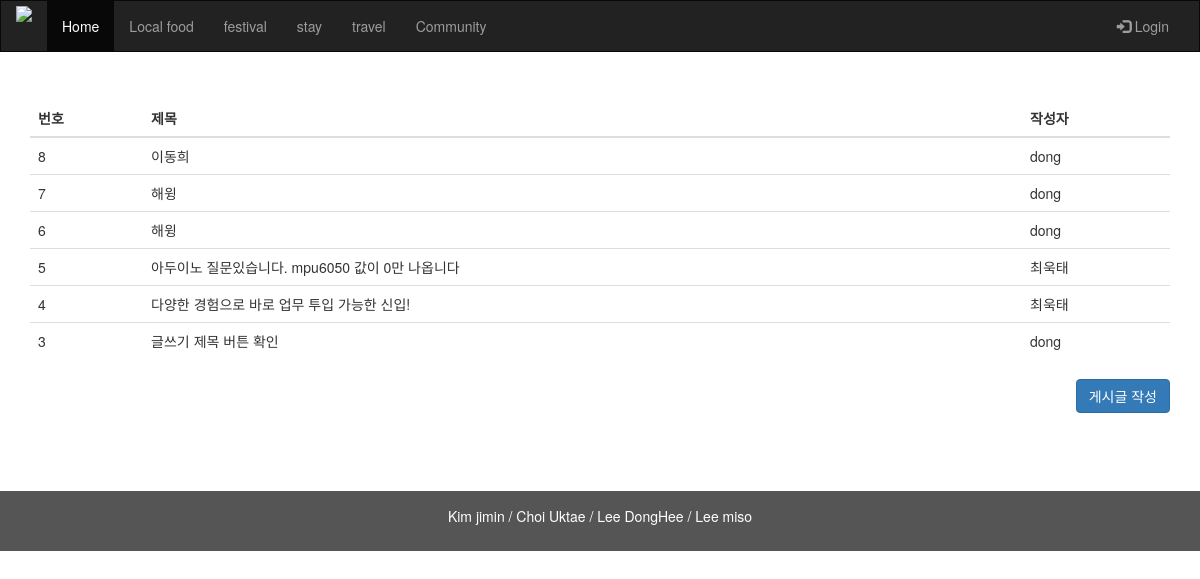
The page /commu/list/ on the database as committed earlier.
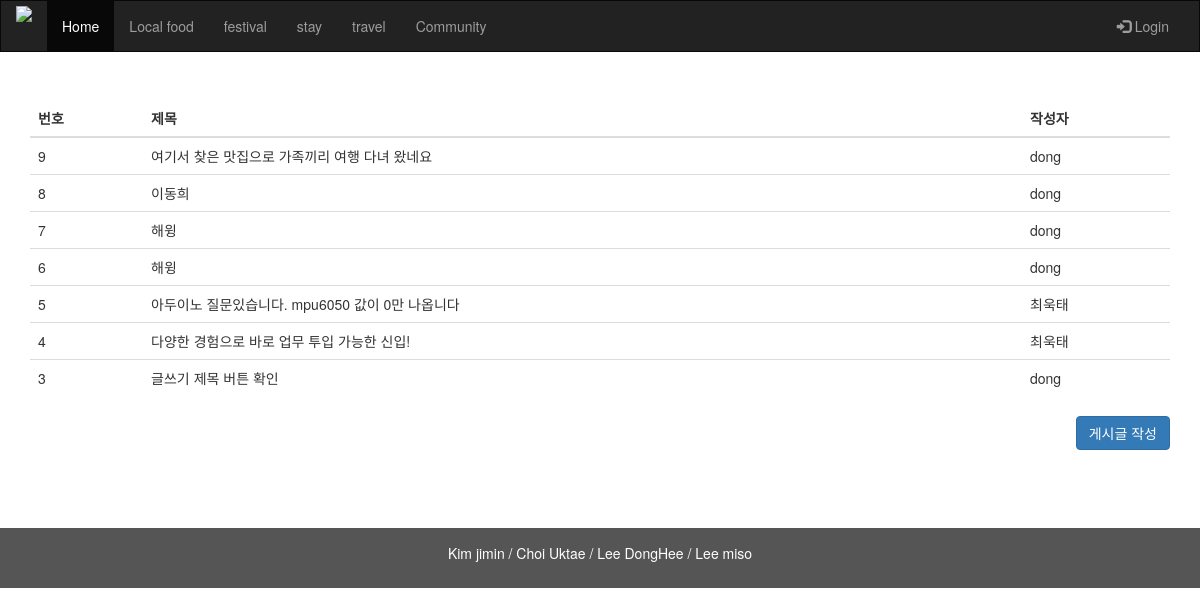
The same page on the database as committed later.
### user/models.py (models this page shows)
class Board(models.Model):
    title = models.CharField(max_length=100)
    content = models.CharField(max_length=1000)
    id1 = models.ForeignKey(User, on_delete=models.CASCADE)

class User(models.Model):
    id1 = models.CharField(max_length=10)
    pwd = models.CharField(max_length=10)
    name = models.CharField(max_length=10)

### mini_project/views.py (the view)
# urls.py: path('commu/list/', views.list),
def list(request):
    commu_list = Board.objects.order_by('-id')
    context = {
        'commu_list' : commu_list
    }
    return render(request, 'commu_list.html', context)

### templates/commu_list.html
{% extends 'base.html' %}
{% block content %}
<div class="jumbotron" style="background-color: white;">
    <div class="container text-center">
        <table class="table table-hover" style="text-align: left;">
            <thead>
                <tr>
                    <th>번호</th>
                    <th>제목</th>
                    <th>작성자</th>
                </tr>
            </thead>
            <tbody>
                {% for user in commu_list %}
                <tr onclick='location="/commu/detail/{{ user.id }}" '>
                    <td>{{ user.id }}</td>
                    <td>{{ user.title }}</td>
                    <td>{{ user.id1.name }}</td>
                </tr>
                {% endfor %}
            </tbody>
        </table>
        <button type="button" onclick="location.href = '/commu/write/' " class="btn btn-primary"
            style='float: right;'>게시글 작성</button>
    </div>
</div>
{% endblock %}

Rows that differ between the two databases and show on the page:
added Board: id "9", title "여기서 찾은 맛집으로 가족끼리 여행 다녀 왔네요", id1.name "dong"
